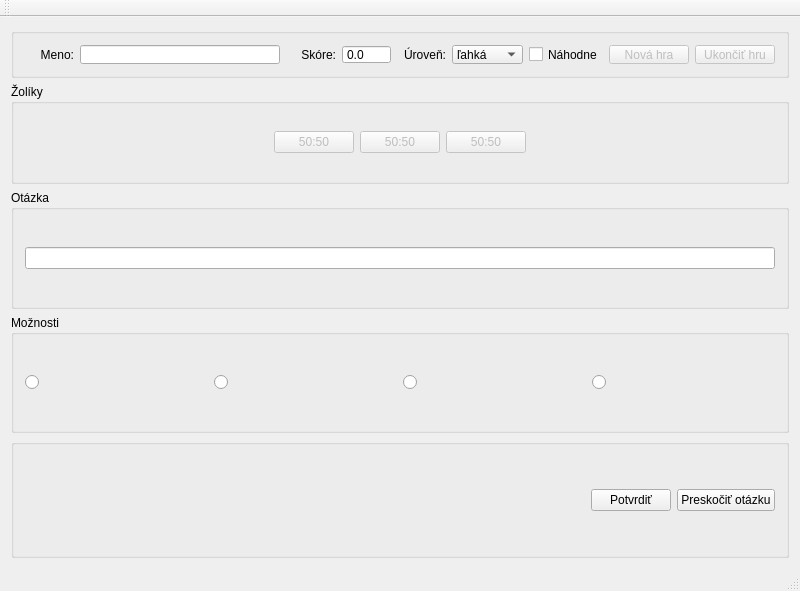
<?xml version="1.0" encoding="UTF-8"?>
<ui version="4.0">
 <class>cvicenie8Class</class>
 <widget class="QMainWindow" name="cvicenie8Class">
  <property name="enabled">
   <bool>true</bool>
  </property>
  <property name="geometry">
   <rect>
    <x>0</x>
    <y>0</y>
    <width>800</width>
    <height>591</height>
   </rect>
  </property>
  <property name="windowTitle">
   <string>cvicenie8</string>
  </property>
  <property name="autoFillBackground">
   <bool>false</bool>
  </property>
  <widget class="QWidget" name="centralWidget">
   <property name="autoFillBackground">
    <bool>false</bool>
   </property>
   <layout class="QVBoxLayout" name="verticalLayout">
    <item>
     <widget class="QGroupBox" name="groupBox">
      <property name="enabled">
       <bool>true</bool>
      </property>
      <property name="maximumSize">
       <size>
        <width>16777215</width>
        <height>50</height>
       </size>
      </property>
      <property name="title">
       <string/>
      </property>
      <layout class="QHBoxLayout" name="horizontalLayout">
       <item>
        <widget class="QLabel" name="label">
         <property name="text">
          <string>Meno:</string>
         </property>
         <property name="alignment">
          <set>Qt::AlignRight|Qt::AlignTrailing|Qt::AlignVCenter</set>
         </property>
        </widget>
       </item>
       <item>
        <widget class="QLineEdit" name="Meno">
         <property name="maximumSize">
          <size>
           <width>200</width>
           <height>16777215</height>
          </size>
         </property>
        </widget>
       </item>
       <item>
        <widget class="QLabel" name="label_2">
         <property name="layoutDirection">
          <enum>Qt::LeftToRight</enum>
         </property>
         <property name="lineWidth">
          <number>1</number>
         </property>
         <property name="text">
          <string>Skóre:</string>
         </property>
         <property name="alignment">
          <set>Qt::AlignRight|Qt::AlignTrailing|Qt::AlignVCenter</set>
         </property>
        </widget>
       </item>
       <item>
        <widget class="QDoubleSpinBox" name="ScoreBox">
         <property name="enabled">
          <bool>true</bool>
         </property>
         <property name="acceptDrops">
          <bool>false</bool>
         </property>
         <property name="frame">
          <bool>true</bool>
         </property>
         <property name="readOnly">
          <bool>true</bool>
         </property>
         <property name="buttonSymbols">
          <enum>QAbstractSpinBox::NoButtons</enum>
         </property>
         <property name="correctionMode">
          <enum>QAbstractSpinBox::CorrectToPreviousValue</enum>
         </property>
         <property name="decimals">
          <number>1</number>
         </property>
         <property name="minimum">
          <double>-100.000000000000000</double>
         </property>
         <property name="singleStep">
          <double>0.500000000000000</double>
         </property>
        </widget>
       </item>
       <item>
        <widget class="QLabel" name="label_3">
         <property name="text">
          <string>Úroveň:</string>
         </property>
         <property name="alignment">
          <set>Qt::AlignRight|Qt::AlignTrailing|Qt::AlignVCenter</set>
         </property>
        </widget>
       </item>
       <item>
        <widget class="QComboBox" name="DiffBox">
         <item>
          <property name="text">
           <string>ľahká</string>
          </property>
         </item>
         <item>
          <property name="text">
           <string>stredná</string>
          </property>
         </item>
         <item>
          <property name="text">
           <string>ťažká</string>
          </property>
         </item>
        </widget>
       </item>
       <item>
        <widget class="QCheckBox" name="checkBox_Random">
         <property name="text">
          <string>Náhodne</string>
         </property>
        </widget>
       </item>
       <item>
        <widget class="QPushButton" name="NovaHra">
         <property name="enabled">
          <bool>false</bool>
         </property>
         <property name="text">
          <string>Nová hra</string>
         </property>
        </widget>
       </item>
       <item>
        <widget class="QPushButton" name="KoniecHry">
         <property name="enabled">
          <bool>false</bool>
         </property>
         <property name="text">
          <string>Ukončiť hru</string>
         </property>
        </widget>
       </item>
      </layout>
     </widget>
    </item>
    <item>
     <widget class="QGroupBox" name="groupBox_2">
      <property name="maximumSize">
       <size>
        <width>16777215</width>
        <height>100</height>
       </size>
      </property>
      <property name="title">
       <string>Žolíky</string>
      </property>
      <layout class="QHBoxLayout" name="horizontalLayout_3">
       <item>
        <layout class="QHBoxLayout" name="horizontalLayout_2">
         <item>
          <spacer name="horizontalSpacer">
           <property name="orientation">
            <enum>Qt::Horizontal</enum>
           </property>
           <property name="sizeHint" stdset="0">
            <size>
             <width>40</width>
             <height>20</height>
            </size>
           </property>
          </spacer>
         </item>
         <item>
          <widget class="QPushButton" name="Zolik1">
           <property name="enabled">
            <bool>false</bool>
           </property>
           <property name="text">
            <string>50:50</string>
           </property>
          </widget>
         </item>
         <item>
          <widget class="QPushButton" name="Zolik2">
           <property name="enabled">
            <bool>false</bool>
           </property>
           <property name="text">
            <string>50:50</string>
           </property>
           <property name="checkable">
            <bool>false</bool>
           </property>
          </widget>
         </item>
         <item>
          <widget class="QPushButton" name="Zolik3">
           <property name="enabled">
            <bool>false</bool>
           </property>
           <property name="text">
            <string>50:50</string>
           </property>
          </widget>
         </item>
         <item>
          <spacer name="horizontalSpacer_2">
           <property name="orientation">
            <enum>Qt::Horizontal</enum>
           </property>
           <property name="sizeHint" stdset="0">
            <size>
             <width>40</width>
             <height>20</height>
            </size>
           </property>
          </spacer>
         </item>
        </layout>
       </item>
      </layout>
     </widget>
    </item>
    <item>
     <widget class="QGroupBox" name="groupBox_4">
      <property name="title">
       <string>Otázka</string>
      </property>
      <layout class="QVBoxLayout" name="verticalLayout_2">
       <item>
        <widget class="QLineEdit" name="Otazka">
         <property name="text">
          <string/>
         </property>
         <property name="readOnly">
          <bool>true</bool>
         </property>
        </widget>
       </item>
      </layout>
     </widget>
    </item>
    <item>
     <widget class="QGroupBox" name="groupBox_5">
      <property name="title">
       <string>Možnosti</string>
      </property>
      <layout class="QHBoxLayout" name="horizontalLayout_5">
       <item>
        <widget class="QRadioButton" name="Button_Answ1">
         <property name="text">
          <string/>
         </property>
        </widget>
       </item>
       <item>
        <widget class="QRadioButton" name="Button_Answ2">
         <property name="text">
          <string/>
         </property>
        </widget>
       </item>
       <item>
        <widget class="QRadioButton" name="Button_Answ3">
         <property name="acceptDrops">
          <bool>false</bool>
         </property>
         <property name="text">
          <string/>
         </property>
        </widget>
       </item>
       <item>
        <widget class="QRadioButton" name="Button_Answ4">
         <property name="text">
          <string/>
         </property>
        </widget>
       </item>
      </layout>
      <zorder>Button_Answ4</zorder>
      <zorder>Button_Answ2</zorder>
      <zorder>Button_Answ3</zorder>
      <zorder>Button_Answ1</zorder>
     </widget>
    </item>
    <item>
     <widget class="QGroupBox" name="groupBox_3">
      <property name="title">
       <string/>
      </property>
      <property name="flat">
       <bool>false</bool>
      </property>
      <property name="checkable">
       <bool>false</bool>
      </property>
      <layout class="QHBoxLayout" name="horizontalLayout_4">
       <item>
        <spacer name="horizontalSpacer_3">
         <property name="orientation">
          <enum>Qt::Horizontal</enum>
         </property>
         <property name="sizeHint" stdset="0">
          <size>
           <width>40</width>
           <height>20</height>
          </size>
         </property>
        </spacer>
       </item>
       <item>
        <widget class="QPushButton" name="pushButton_Potvrdit">
         <property name="text">
          <string>Potvrdiť</string>
         </property>
        </widget>
       </item>
       <item>
        <widget class="QPushButton" name="pushButton_Preskocit">
         <property name="text">
          <string>Preskočiť otázku</string>
         </property>
        </widget>
       </item>
      </layout>
     </widget>
    </item>
   </layout>
  </widget>
  <widget class="QMenuBar" name="menuBar">
   <property name="geometry">
    <rect>
     <x>0</x>
     <y>0</y>
     <width>800</width>
     <height>21</height>
    </rect>
   </property>
  </widget>
  <widget class="QToolBar" name="mainToolBar">
   <attribute name="toolBarArea">
    <enum>TopToolBarArea</enum>
   </attribute>
   <attribute name="toolBarBreak">
    <bool>false</bool>
   </attribute>
  </widget>
  <widget class="QStatusBar" name="statusBar"/>
 </widget>
 <layoutdefault spacing="6" margin="11"/>
 <resources>
  <include location="cvicenie8.qrc"/>
 </resources>
 <connections/>
</ui>
